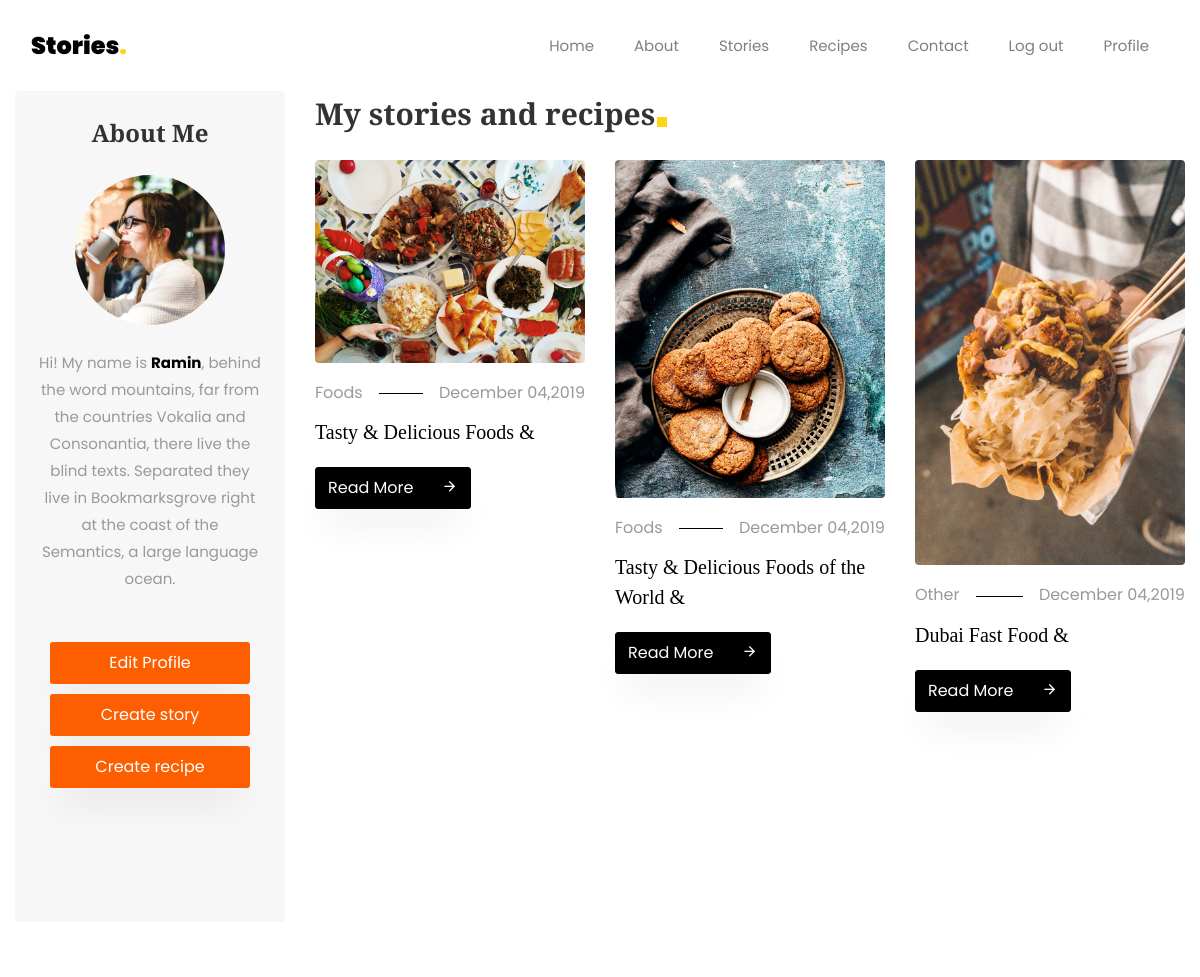
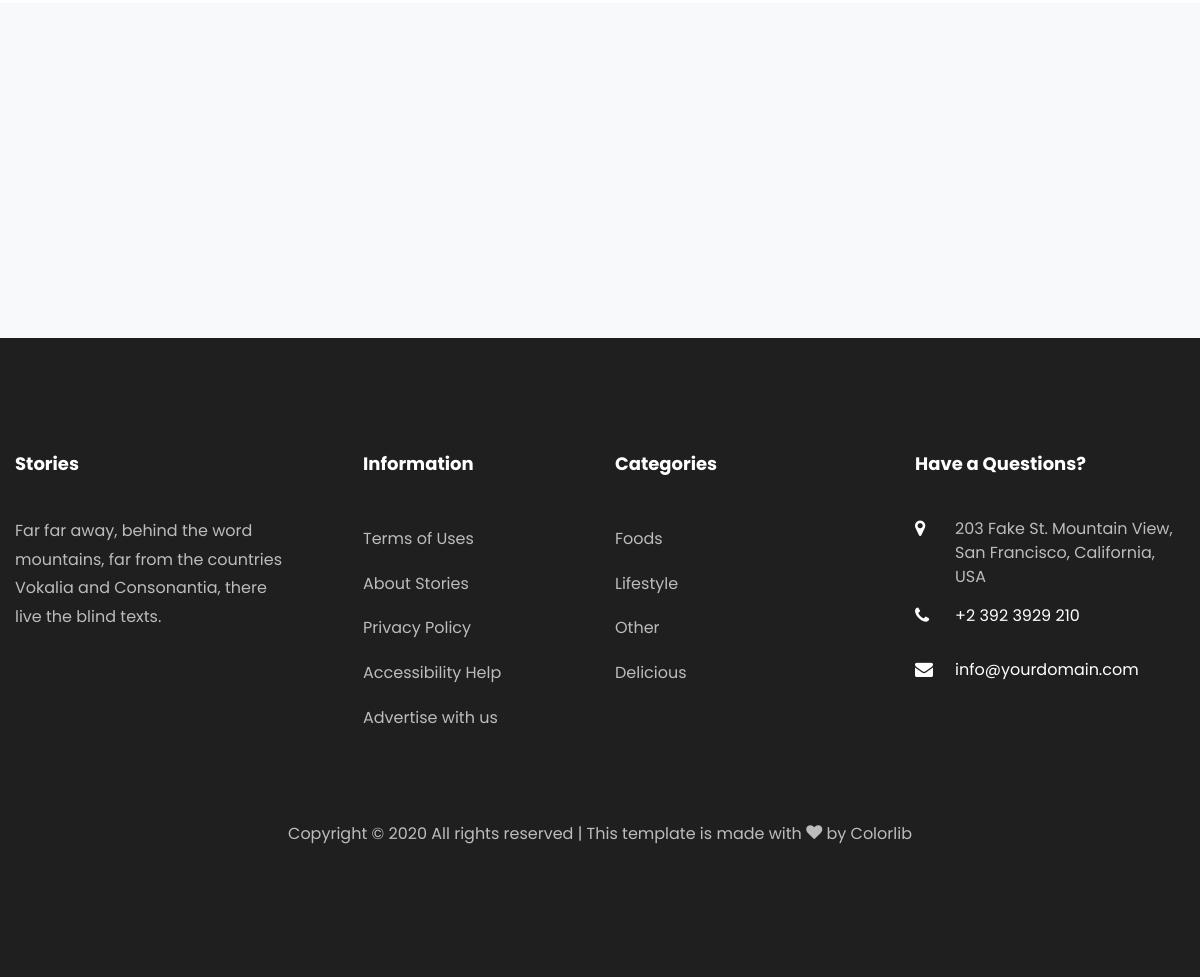
The app's page /user-profile/1/ (signed in) with its own data (2 pictures, top to bottom).
### stories/models.py (models this page shows, shortened)
class NavLinks(models.Model):
    title = models.CharField(max_length=255, blank=False, null=False)
    url = models.CharField(max_length=20, blank=True)
    active = models.BooleanField(default=True)
    create_at = models.DateTimeField(auto_now_add=True)
    updated_at = models.DateTimeField(auto_now=True)

class Story(models.Model):
    title = models.CharField(max_length=50, blank=False, null=True)
    created_at = models.DateField(auto_now_add=True)
    image = models.ImageField(upload_to='stories', blank=False, null= True)
    description = models.TextField(blank=False)
    category = models.ForeignKey('Category', on_delete=models.CASCADE, related_name='stories',null=True)# class Category-ni bura elave edirik etc. Category 'Lunch-in icine class Categoryde muxtelif lunch-lar elave edirik sonra Story-se elave edirik'
    updated_at = models.DateTimeField(auto_now = True)
    owner = models.ForeignKey(User, on_delete=models.CASCADE, related_name='stories', default=1) #default=1 default user owner of recipes
    view_count = models.PositiveIntegerField('View count', default=0) # checks how many ppl watched the story
    class Meta:
        ordering = ('-created_at',)
        verbose_name = 'Hekaye'
        verbose_name_plural = 'Hekayeler'

class Category(models.Model):
    title = models.CharField(max_length=50, blank=False, null=True)
    image = models.ImageField(upload_to='categories')
    create_at = models.DateTimeField(auto_now_add=True)
    updated_at = models.DateTimeField(auto_now=True)

### stories/views.py (the view)
# urls.py: path('user-profile/<int:pk>/',UserProfileView.as_view(), name='user-profile'),
class UserProfileView(DetailView):
    model = User
    template_name = 'stories/user-profile.html'

### stories/templatetags/base_filters.py (called while the page is built)
@register.simple_tag
def get_nav_links():
    return NavLinks.objects.filter(active=True)

@register.simple_tag
def get_categories():
    return Category.objects.all()

@register.simple_tag
def get_subscriber_form():
    return SubscriberForm()

### stories/templates/stories/user-profile.html (shortened to what this page needs)
{% extends 'base/index.html' %}
{% load static %}
{% block content %}
    <section class="ftco-section ftco-no-pt ">
        <div class="container">
            <div class="row">
                <div class="col-lg-3">
                    <div class="user-profile-side-bar sidebar-wrap">
                        <div class="sidebar-box p-4 about text-center ftco-animate">
                            <h2 class="heading mb-4">About Me</h2>
                            <img src='{% static "images/author.jpg" %}' class="img-fluid" alt="Colorlib Template">
                            <div class="text pt-4">
                                <p>Hi! My name is <strong>{{ request.user.first_name }}</strong>, behind the word mountains, far from the countries Vokalia and Consonantia, there live the blind texts. Separated they live in Bookmarksgrove right at the coast of the Semantics,
                                    a large language ocean.</p>
                            </div>
                        </div>
                        <div class="sidebar-box ftco-animate user-profile">
                            <a href="{% url 'stories:user-edit' request.user.pk %}" class="btn btn-hover-color py-2">Edit Profile</a>
                        </div>
                        <div class="sidebar-box ftco-animate user-profile">
                            <a href="single.html" class="btn btn-hover-color py-2">Create story </a>
                        </div>
                        <div class="sidebar-box ftco-animate user-profile">
                            <a href="single.html" class="btn btn-hover-color py-2">Create recipe </a>
                        </div>
                    </div>
                </div>
                <div class="col-lg-9">
                    <div class="row">
                        <div class="col-md-12 heading-section ftco-animate">
                            <h2 class="mb-4"><span>My stories and recipes</span></h2>
                        </div>
                    </div>
                    <div class="row">
                        {% for story in request.user.stories.all %}
                            <div class="col-md-4 ftco-animate">
                            <div class="blog-entry">
                                <a class="img-2">
                                    <div class="user-events__edit">
                                        <button type="button" class="edit-event"></button>
                                        <button type="button" class="delete-event"></button>
                                    </div>
                                    <img src='{{ story.image.url }}' class="img-fluid" alt="Colorlib Template">
                                </a>
                                <div class="text pt-3">
                                    <p class="meta d-flex"><span class="pr-3">{{ story.category.title }}</span><span class="ml-auto pl-3">{{ story.created_at|date:'F d,Y' }}</span>
                                    </p>
                                    <h3><a href="#">{{ story.title }} &amp;</a></h3>
                                    <p class="mb-0"><a href="{% url 'stories:single' story.id %}" class="btn btn-black py-2">Read More <span
                                        class="icon-arrow_forward ml-4"></span></a></p>
                                </div>
                            </div>
                        </div>
                        {% endfor %}
                    </div>
                </div>
            </div>
        </div>
    </section>
{% endblock content %}

### templates/partials/header.html (shortened to what this page needs)
{% load base_filters %}
{% get_nav_links as nav_links %}
<nav class="navbar navbar-expand-lg navbar-dark bg-dark ftco-navbar-light" id="ftco-navbar">
    <div class="container">
        <a class="navbar-brand" href="index.html">Stories<span>.</span></a>
        <div class="collapse navbar-collapse" id="ftco-nav">
            <ul class="navbar-nav ml-auto">
                {% for link in nav_links %}
                    {% if link.url == '/accounts/login' %}
                        {% if not user.is_authenticated %}
                            <li class="nav-item active"><a href="{{ link.url }}" class="nav-link">{{ link.title }}</a></li>
                            {% else %}
                             <li class="nav-item active"><a href="{% url 'accounts:logout' %}" class="nav-link">Log out</a></li>
                             <li class="nav-item active"><a href="{% url 'stories:user-profile' request.user.id %}" class="nav-link">Profile</a></li>
                        {% endif %}
                    {% elif link.url == '/accounts/register' %}
                        {% if not user.is_authenticated %}
                            <li class="nav-item active"><a href="{{ link.url }}" class="nav-link">{{ link.title }}</a></li>
                        {% endif %}
                    {% else %}
                        <li class="nav-item active"><a href="{{ link.url }}" class="nav-link">{{ link.title }}</a></li>
                    {% endif %}
                {% endfor %}
            </ul>
        </div>
    </div>
</nav>

### templates/partials/footer.html (shortened to what this page needs)
{% load static base_filters %}
<footer class="ftco-footer ftco-footer-2 ftco-section">
    <div class="container">
        <div class="row mb-5">
            <div class="col-md">
                <div class="ftco-footer-widget mb-4">
                    <h2 class="ftco-heading-2">Stories</h2>
                    <p>Far far away, behind the word mountains, far from the countries Vokalia and Consonantia, there live the blind texts.</p>
                    <ul class="ftco-footer-social list-unstyled float-md-left float-lft mt-5">
                    </ul>
                </div>
            </div>
            <div class="col-md">
                <div class="ftco-footer-widget mb-4 ml-md-5">
                    <h2 class="ftco-heading-2">Information</h2>
                    <ul class="list-unstyled">
                        <li><a href="#" class="py-2 d-block">Terms of Uses</a></li>
                        <li><a href="#" class="py-2 d-block">About Stories</a></li>
                        <li><a href="#" class="py-2 d-block">Privacy Policy</a></li>
                        <li><a href="#" class="py-2 d-block">Accessibility Help</a></li>
                        <li><a href="#" class="py-2 d-block">Advertise with us</a></li>
                    </ul>
                </div>
            </div>
            <div class="col-md">
                <div class="ftco-footer-widget mb-4">
                    <h2 class="ftco-heading-2">Categories</h2>
                    <ul class="list-unstyled">
                    {% get_categories as categories %}
                    {% for category in categories|slice:":4" %}
                        <li><a href="#" class="py-2 d-block">{{category.title}}</a></li>
                    {% endfor %}
                    </ul>
                </div>
            </div>
            <div class="col-md">
                <div class="ftco-footer-widget mb-4">
                    <h2 class="ftco-heading-2">Have a Questions?</h2>
                    <div class="block-23 mb-3">
                        <ul>
                            <li><span class="icon icon-map-marker"></span><span class="text">203 Fake St. Mountain View, San Francisco, California, USA</span>
                            </li>
                            <li><a href="#"><span class="icon icon-phone"></span><span
                                class="text">+2 392 3929 210</span></a></li>
                            <li><a href="#"><span class="icon icon-envelope"></span><span class="text">info@yourdomain.com</span></a>
                            </li>
                        </ul>
                    </div>
                </div>
            </div>
        </div>
        <div class="row">
            <div class="col-md-12 text-center">
                <p>
                    Copyright &copy;
                    All rights reserved | This template is made with <i class="icon-heart color-danger" aria-hidden="true"></i> by <a href="https://colorlib.com" target="_blank">Colorlib</a>
                </p>
            </div>
        </div>
    </div>
</footer>

### static/css/icomoon.css (style rules this page uses)
[class^="icon-"], [class*=" icon-"] { font-family: 'icomoon' !important; speak: none; font-style: normal; font-weight: normal; font-variant: normal; text-transform: none; line-height: 1; -webkit-font-smoothing: antialiased; -moz-osx-font-smoothing: grayscale; }
.icon-heart:before { content: "\f004"; }
.icon-map-marker:before { content: "\f041"; }
.icon-phone:before { content: "\f095"; }
.icon-envelope:before { content: "\f0e0"; }
.icon-arrow_forward:before { content: "\e5c8"; }

### static/css/custom.css (style rules this page uses)
.user-profile { text-align: center; }
.btn-hover-color { background-color: #fd5f00; color: #fff; width: 200px; }
.user-profile-side-bar .sidebar-box { margin-bottom: 10px; }
.user-events__edit { color: #ffffff; font-size: 1.4rem; position: absolute; right: 1.5rem; top: .5rem; z-index: 100; }
.user-events__edit>button { background: none; border: none; border-radius: 50%; color: inherit; cursor: pointer; height: 2.9rem; outline: none !important; text-shadow: 0 0 1rem #000; width: 2rem; }

### records on screen
NavLinks: title "Home"
NavLinks: title "About"
NavLinks: title "Stories"
NavLinks: title "Recipes"
NavLinks: title "Contact"
NavLinks: url "Log out"
Story: image (picture), category "Foods", created_at "December 04,2019", title "Tasty & Delicious Foods"
Story: image (picture), category "Foods", created_at "December 04,2019", title "Tasty & Delicious Foods of the World"
Story: image (picture), category "Other", created_at "December 04,2019", title "Dubai Fast Food"
Category: title "Foods"
Category: title "Lifestyle"
Category: title "Other"
Category: title "Delicious"

### other values on screen
{{ request.user.first_name }} "Ramin"
